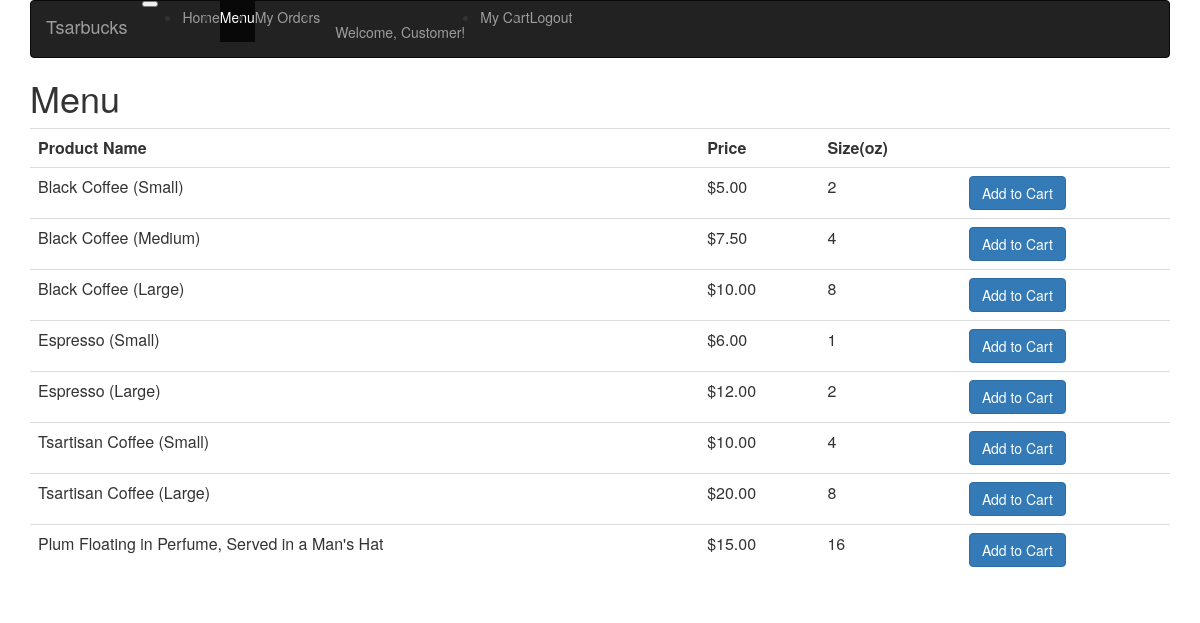
The app's page /scripts/menu.php with its own data.
### tables this page shows
CREATE TABLE `products` (
	`product_id` int(10) unsigned NOT NULL AUTO_INCREMENT,
	`display_name` varchar(255) NOT NULL,
	`price` DECIMAL(4, 2) NOT NULL,
	`size` tinyint(2) NOT NULL COMMENT 'size in ounces',
	`created_at` TIMESTAMP NOT NULL DEFAULT CURRENT_TIMESTAMP,
	`updated_at` TIMESTAMP NULL DEFAULT NULL,
	PRIMARY KEY (`product_id`)
);

### scripts/menu.php (the view, shortened to what this page needs)
<?php
include "db.php";
$query = "SELECT display_name,price,product_id,size FROM products";
$result = mysqli_query($conn,$query);
?>
<html>
<head>
    <link rel="stylesheet" href="../bootstrap/css/bootstrap.css">
</head>
<body>
<div class="container">
    <nav class="navbar navbar-toggleable-md navbar-inverse bg-inverse">
        <button class="navbar-toggler navbar-toggler-right" type="button" data-toggle="collapse" data-target="#navbarNav" aria-controls="navbarNav" aria-expanded="false" aria-label="Toggle navigation">
        </button>
        <a class="navbar-brand" href="#">Tsarbucks</a>
        <div class="collapse navbar-collapse" id="navbarNav">
            <ul class="navbar-nav">
                <li class="nav-item">
                    <a class="nav-link" href="#">Home<span class="sr-only">(current)</span></a>
                </li>
                <li class="nav-item active">
                    <a class="nav-link" href="#">Menu</a>
                </li>
                <li class="nav-item">
                    <a class="nav-link">My Orders</a>
                </li>
                <li class="nav-item">
                    <p class="navbar-text">Welcome, Customer!</p>
                </li>
                <li class="nav-item">
                    <a class="nav-link" href="cart.php">My Cart</a>
                </li>
                <li class="nav-item">
                    <a class="nav-link">Logout</a>
                </li>
            </ul>
        </div>
    </nav>
    <h1>Menu</h1>
    <table class="table">
        <th>Product Name</th>
        <th>Price</th>
        <th>Size(oz)</th>
        <th></th>
        <?php
        while($row = mysqli_fetch_array($result)){
            echo "<tr>";
            echo "<td>".$row['display_name']."</td>";
            echo "<td>$".$row['price']."</td>";
            echo "<td>".$row['size']."</td>";
            echo "<td><button id=".$row['product_id']." class='btn btn-primary'>Add to Cart</button></td>";
            echo "</tr>";
        }
        ?>
    </table>
</div>
</body>
</html>

### records on screen
products: display_name "Black Coffee (Small)", price "5.00", size "2"
products: display_name "Black Coffee (Medium)", price "7.50", size "4"
products: display_name "Black Coffee (Large)", price "10.00", size "8"
products: display_name "Espresso (Small)", price "6.00", size "1"
products: display_name "Espresso (Large)", price "12.00", size "2"
products: display_name "Tsartisan Coffee (Small)", price "10.00", size "4"
products: display_name "Tsartisan Coffee (Large)", price "20.00", size "8"
products: display_name "Plum Floating in Perfume, Served in a Man's Hat", price "15.00", size "16"
